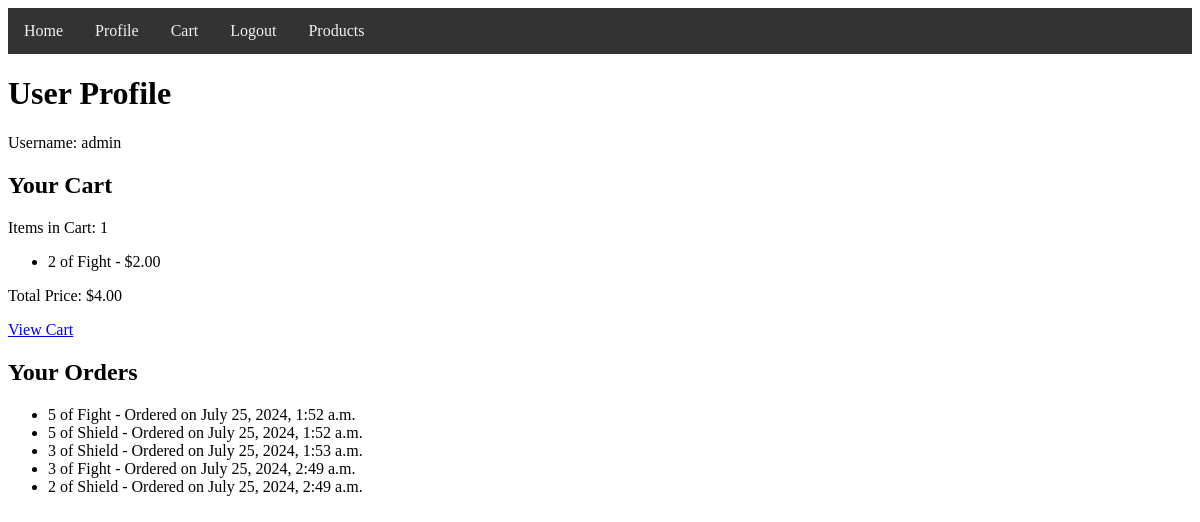
The app's page /profile/ (signed in), older data.
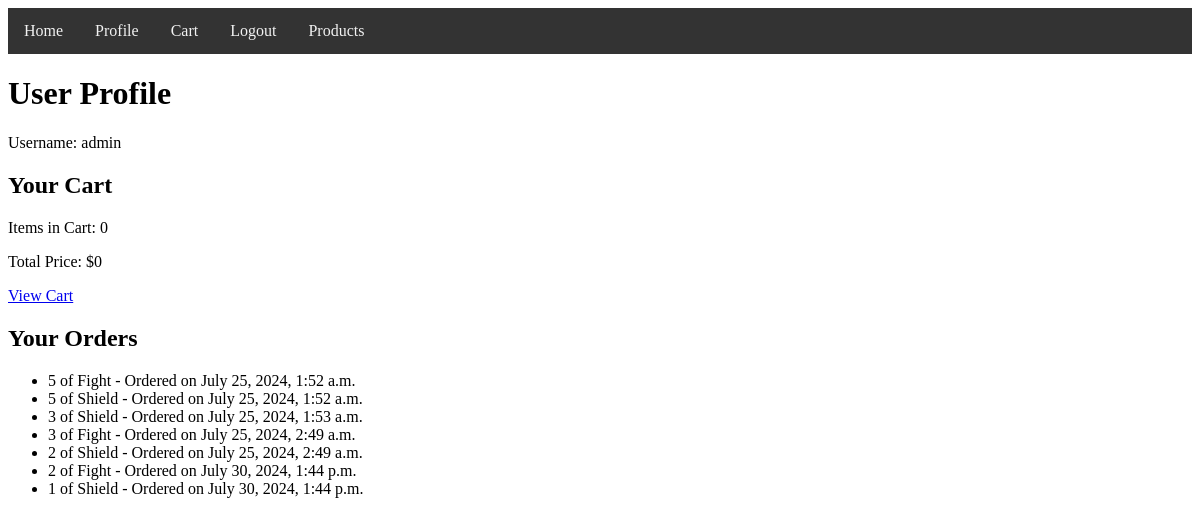
The same page, newer data.
### shop/models.py (models this page shows, shortened)
class CartItem(models.Model):
    user = models.ForeignKey(User, on_delete=models.CASCADE)
    product = models.ForeignKey(Product, on_delete=models.CASCADE)
    quantity = models.PositiveIntegerField(default=1)

class Product(models.Model):
    name = models.CharField(max_length=255)
    description = models.TextField()
    price = models.DecimalField(max_digits=10, decimal_places=2)
    stock = models.PositiveIntegerField()

class Order(models.Model):
    user = models.ForeignKey(User, on_delete=models.CASCADE)
    product = models.ForeignKey(Product, on_delete=models.CASCADE)
    quantity = models.PositiveIntegerField()
    ordered_at = models.DateTimeField(auto_now_add=True)

### shop/views.py (the view)
# urls.py: path('profile/', views.profile, name='profile'),
@login_required
def profile(request):
    cart_items = CartItem.objects.filter(user=request.user)
    cart_items_count = cart_items.count()
    total_price = sum(item.product.price * item.quantity for item in cart_items)
    return render(request, 'shop/profile.html', {
        'cart_items': cart_items,
        'cart_items_count': cart_items_count,
        'total_price': total_price
    })

### shop/templates/shop/profile.html (shortened to what this page needs)
{% extends 'shop/base.html' %}
{% block content %}
<h1>User Profile</h1>
<p>Username: {{ user.username }}</p>
<h2>Your Cart</h2>
<p>Items in Cart: {{ cart_items_count }}</p>
<ul>
    {% for item in cart_items %}
        <li>{{ item.quantity }} of {{ item.product.name }} - ${{ item.product.price }}</li>
    {% endfor %}
</ul>
<p>Total Price: ${{ total_price }}</p>
<a href="{% url 'cart' %}">View Cart</a>
<h2>Your Orders</h2>
<ul>
    {% for order in user.order_set.all %}
        <li>{{ order.quantity }} of {{ order.product.name }} - Ordered on {{ order.ordered_at }}</li>
    {% endfor %}
</ul>
{% endblock %}

### shop/templates/shop/base.html (shortened to what this page needs)
<!DOCTYPE html>
<html>
<head>
</head>
<body>
    <nav>
        <a href="{% url 'homepage' %}">Home</a>
        {% if user.is_authenticated %}
            <a href="{% url 'profile' %}">Profile</a>
            <a href="{% url 'cart' %}">Cart</a>
            <a href="{% url 'logout' %}">Logout</a>
        {% else %}
            <a href="{% url 'login' %}">Login</a>
            <a href="{% url 'register' %}">Register</a>
        {% endif %}
        <a href="{% url 'product_list' %}">Products</a>
    </nav>
    {% block content %}
    {% endblock %}
</body>
</html>

### shop/templates/shop/base.html (style rules this page uses)
nav { background-color: #333; overflow: hidden; }
nav a { float: left; display: block; color: #f2f2f2; text-align: center; padding: 14px 16px; text-decoration: none; }

Row changes from the older to the newer data that the page shows:
removed CartItem: quantity "2", product.name "Fight", product.price "2.00"
added Order: quantity "2", product.name "Fight", ordered_at "July 30, 2024, 1:44 p.m."
added Order: quantity "1", product.name "Shield", ordered_at "July 30, 2024, 1:44 p.m."
Text that changed along with them:
{{ cart_items_count }}: "1" → "0"
{{ total_price }}: "4.00" → "0"
